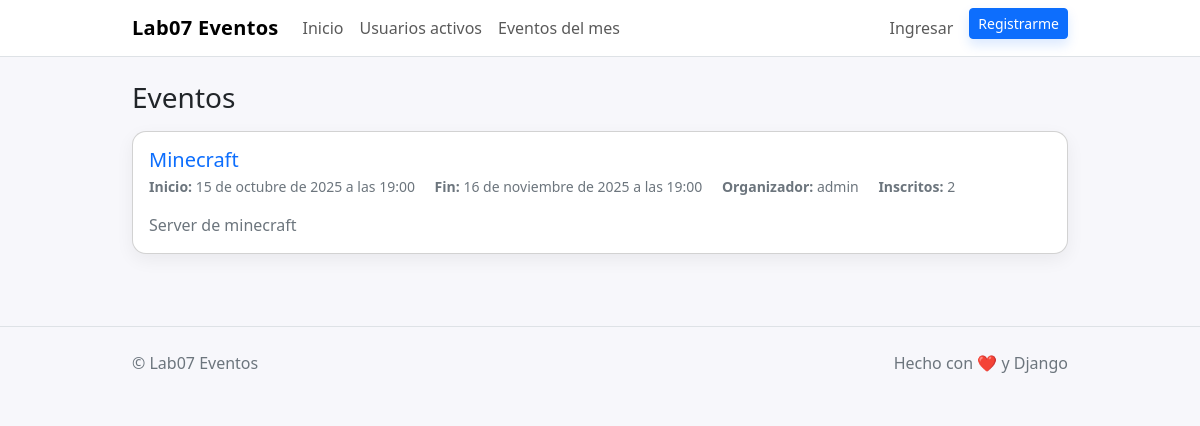
The page / on the database its author committed.
### eventos/models.py (models this page shows, shortened)
class Evento(models.Model):
    titulo = models.CharField(max_length=150)
    descripcion = models.TextField()
    fecha_inicio = models.DateTimeField()
    fecha_fin = models.DateTimeField()
    organizador = models.ForeignKey(User, on_delete=models.CASCADE, related_name='eventos_organizados')
    creado = models.DateTimeField(auto_now_add=True)
    class Meta:
        ordering = ["fecha_inicio"]
    @property
    def inscritos(self):
        return self.registros.count()

### eventos/views.py (the view)
# urls.py: path('', views.EventoListView.as_view(), name='lista'),
class EventoListView(ListView):
    model = Evento
    template_name = "eventos/evento_list.html"
    context_object_name = "eventos"

### templates/eventos/evento_list.html (shortened to what this page needs)
{% extends "eventos/base.html" %}
{% block content %}
<div class="d-flex justify-content-between align-items-center mb-3">
  <h1 class="h3 m-0">Eventos</h1>
</div>
{% if eventos %}
  <div class="row g-3">
    {% for e in eventos %}
      <div class="col-12">
        <div class="card p-3">
          <div class="d-flex justify-content-between flex-wrap gap-2">
            <div>
              <h5 class="mb-1">
                <a class="link-underline link-underline-opacity-0" href="{% url 'eventos:detalle' e.pk %}">
                  {{ e.titulo }}
                </a>
              </h5>
              <div class="text-secondary small">
                <span class="me-3"><strong>Inicio:</strong> {{ e.fecha_inicio }}</span>
                <span class="me-3"><strong>Fin:</strong> {{ e.fecha_fin }}</span>
                <span class="me-3"><strong>Organizador:</strong> {{ e.organizador.username }}</span>
                <span><strong>Inscritos:</strong> {{ e.inscritos }}</span>
              </div>
            </div>
          </div>
          <p class="mt-3 mb-0 text-secondary">{{ e.descripcion|truncatechars:220 }}</p>
        </div>
      </div>
    {% endfor %}
  </div>
{% endif %}
{% endblock %}

### static/css/base.css (style rules this page uses)
:root { --brand: #0d6efd; --bg: #f7f7fb; }
body { background: var(--bg); }
.card { border-radius: 14px; box-shadow: 0 6px 18px rgba(0,0,0,.06); }

### rows shown on the page
Evento: titulo "Minecraft", fecha_inicio "15 de octubre de 2025 a las 19:00", fecha_fin "16 de noviembre de 2025 a las 19:00", organizador.username "admin", inscritos "2", descripcion "Server de minecraft"
